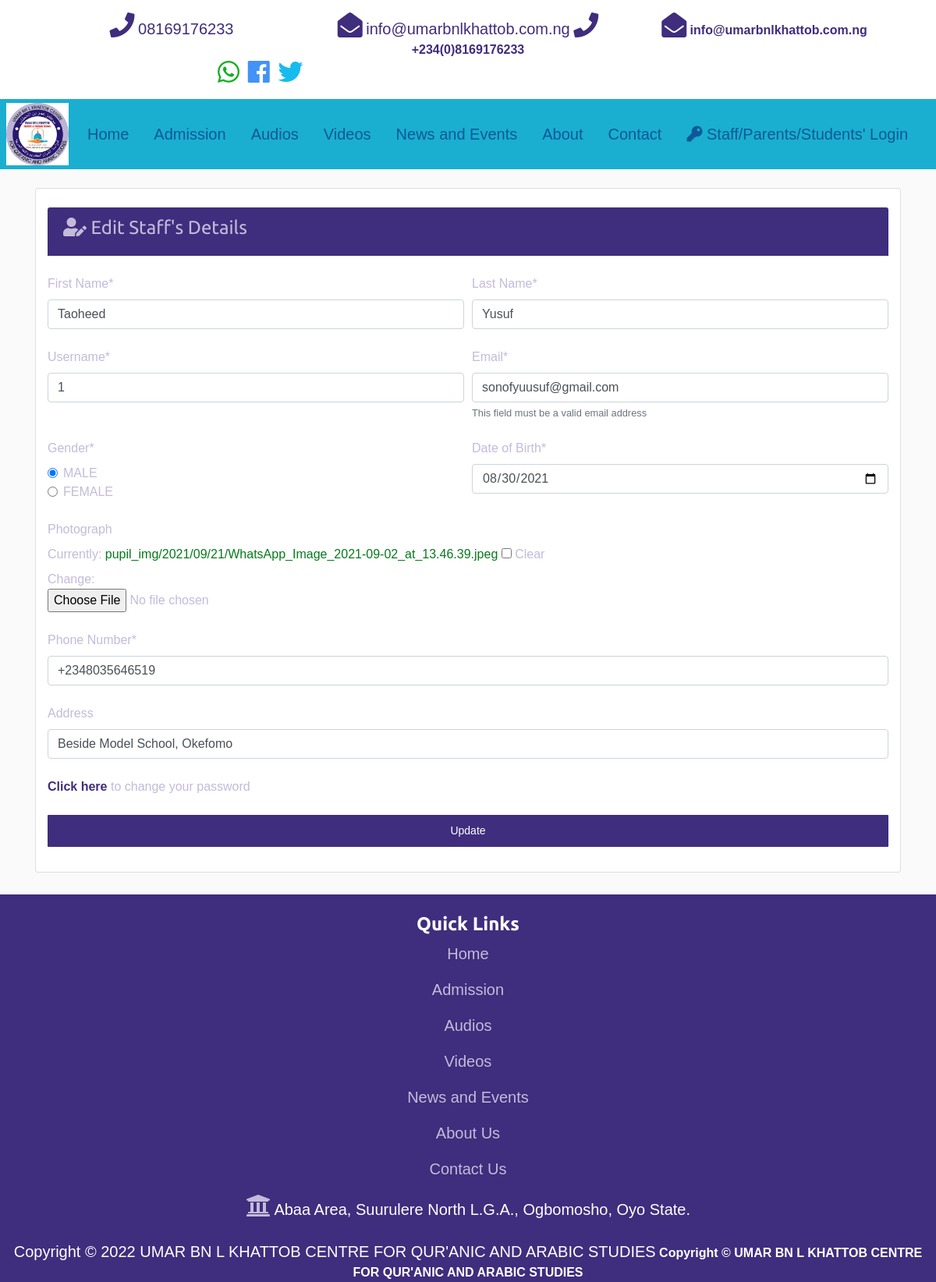
The page /a---n/staffs/update/1 on the database as committed earlier.
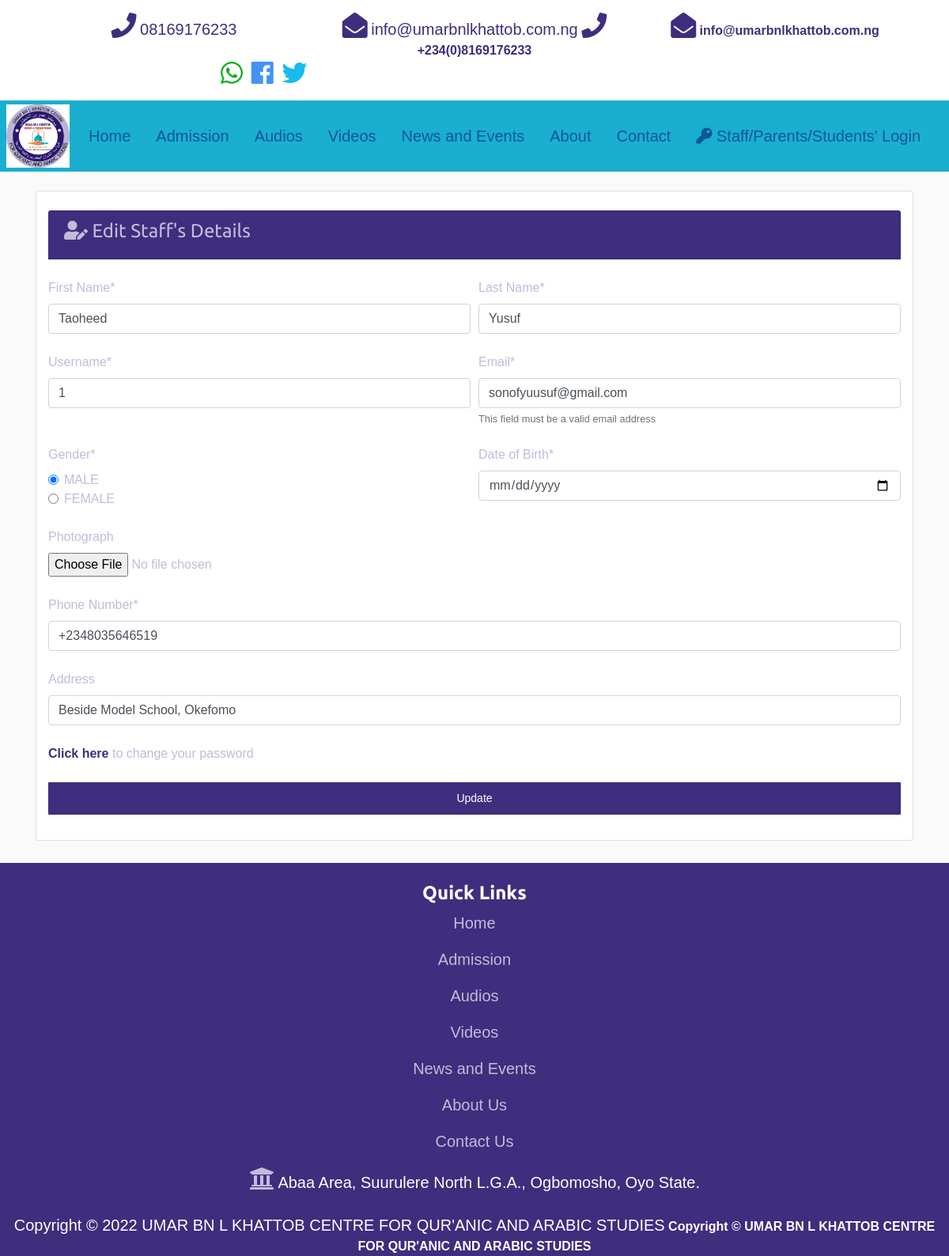
The same page on the database as committed later.
### users/models.py (models this page shows, shortened)
class Person(AbstractUser):
    GENDER_CHOICES = [
		('MALE','MALE'),
		('FEMALE', 'FEMALE')
	]
    ROLE_CHOICES = [
        ('Student', 'Student'),
		('Staff', 'Staff'),
        ('A---n', 'A---n'),
    ]
    username = models.CharField(max_length=20, unique=True)
    phone_number = models.CharField(max_length=20, unique=False, null=True, verbose_name="Phone Number")
    gender = models.CharField(max_length=6, choices=GENDER_CHOICES, null=True)
    dob = models.DateField(blank=True, null=True, verbose_name="Date of Birth")
    classe = models.ForeignKey('management.Class', on_delete=models.SET_NULL, blank=True, null=True, verbose_name="Class")
    address = models.CharField(max_length=200, blank=True, null=True)
    role = models.CharField(max_length=20, choices=ROLE_CHOICES, default='Student', null=True)
    subject = models.CharField(max_length=255, blank=True, null=True, verbose_name="Class(es) and Subject(s) I teach")
    photograph = models.ImageField(upload_to='pupil_img/%Y/%m/%d', null=True, blank=True)
    created = models.DateTimeField(auto_now_add=True, null=True)
    updated = models.DateTimeField(auto_now=True, null=True)
    class Meta:
        ordering = ('-created',)
        verbose_name = 'Person'
        verbose_name_plural = 'People'

### users/views.py (the view)
# urls.py: path('a---n/staffs/update/<int:id>', views.updateStaffsFirst, name='staff_update_first'),
def updateStaffsFirst(request, id):
    staff = Person.objects.get(id=id)
    form = CustomRegisterFormStaff(instance=staff)
    if request.method=='POST':
        form = CustomRegisterFormStaff(request.POST, instance=staff)
        if form.is_valid():
            form.save()
            messages.success(request, "The staff has been modified successfully")
            return redirect('staffs_first')
    return render(request, 'users/staff_update_first.html', {'form': form, 'staff': staff})

### templates/users/staff_update_first.html (shortened to what this page needs)
{% extends 'base.html' %}
{% load crispy_forms_tags %}
{% load static %}
{% block content %}
<br>
  <section class="">
    <div class="container">
      <div class="card">
        <br>
        <form method="post" class="form-group col-md-12 text-warning" enctype="multipart/form-data">
          <div class="card-header bg-primary text-warning">
            <h4>
              <i class="fas fa-user-edit"></i> Edit Staff's Details</h4>
          </div>
          <br>
          <div class="form-row">
              <div class="form-group col-sm-6 mb-2">
                  {{ form.first_name|as_crispy_field }}
              </div>
              <div class="form-group col-sm-6 mb-2">
                  {{ form.last_name|as_crispy_field }}
              </div>
          </div>
          <div class="form-row">
            <div class="form-group col-sm-6 mb-2">
                {{ form.username|as_crispy_field }}
            </div>
            <div class="form-group col-sm-6 mb-2">
                {{ form.email|as_crispy_field }}
            </div>
          </div>
          <div class="form-row">
              <div class="form-group col-sm-6 mb-2">
                  {{ form.gender|as_crispy_field }}
              </div>
              <div class="form-group col-sm-6 mb-2">
                  {{ form.dob|as_crispy_field }}
              </div>
          </div>
          <div class="form-row">
              <div class="form-group col-sm-12 mb-2">
                  {{ form.photograph|as_crispy_field }}
              </div>
          </div>
          <div class="form-row">
              <div class="form-group col-sm-12 mb-2">
                  {{ form.phone_number|as_crispy_field }}
              </div>
          </div>
          <div class="form-row">
              <div class="form-group col-sm-12 mb-2">
                  {{ form.address|as_crispy_field }}
              </div>
          </div>
          <a href="{% url 'change_password' %}"><strong class="text-primary">Click here</strong></a> to change your password
          <br>
          <br>
          <input type="submit" class="form-group col-md-12 btn btn-warning" value="Update">
        </form>
      </div>
    </div>
    <br>
  </section>
{% endblock content%}

Rows that differ between the two databases and show on the page:
changed Person "Taoheed": dob "08/30/2021" → (not shown)
Other text that changed with them:
form field photograph|as_crispy_field: "☐" → (not shown)
text no longer shown: "Photograph Currently: pupil_img/2021/09/21/WhatsApp_Image_2021-09-02_at_13.46.39.jpeg Clear Change:"
text now shown: "Photograph"
